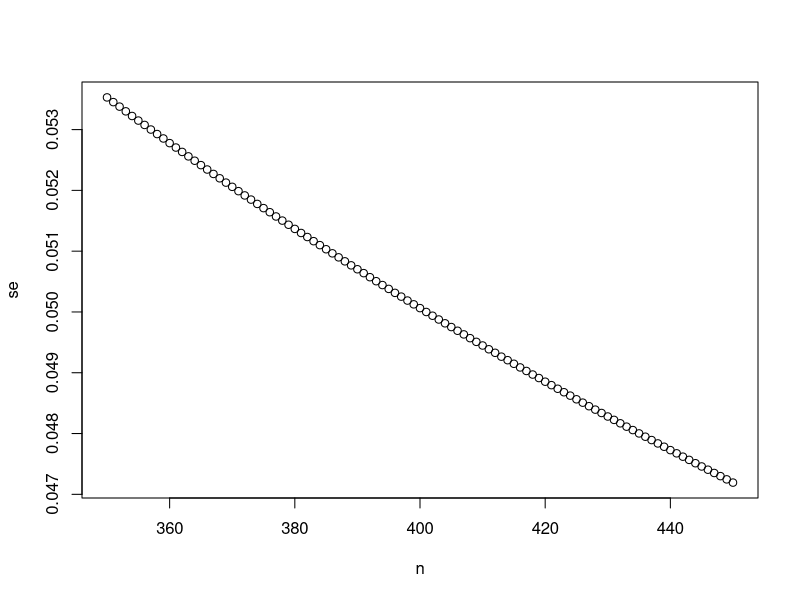
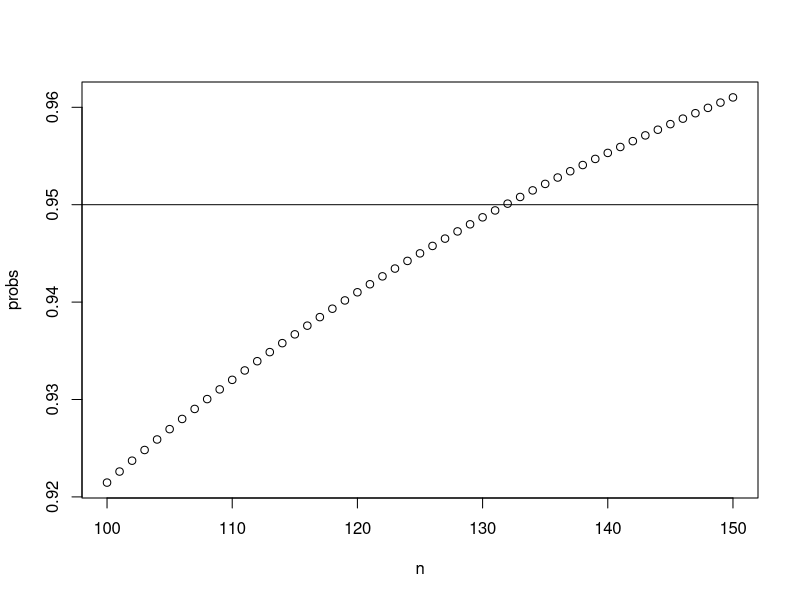
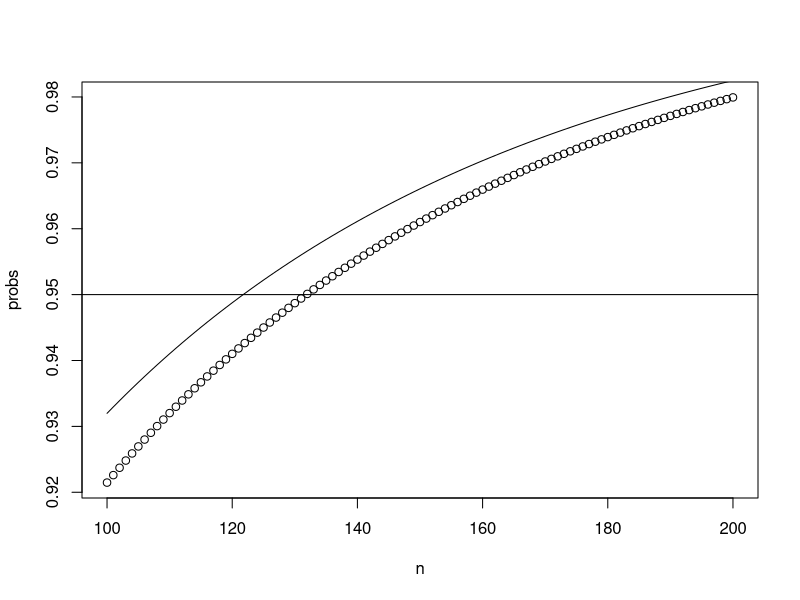

Generate these figures, in order, with R:
## ---- chunk 1
knitr::opts_chunk$set(echo = TRUE)
## ---- chunk 2
rbinom(1, 10, 0.40)
## ---- chunk 3
p <- seq(0.10, 1.00, by = 0.10)
sum(sapply(p, function(p.i) rbinom(1, 1, p.i)))
## ---- chunk 4
sd.approx <- function(n, f_m = 0.5, sims = 10000) {
  n_m <- rbinom(sims, n, f_m)
  sqrt(mean(n / (4 * n_m * (n - n_m))))
}
n  <- 350:450
se <- sapply(n, function(k) sd.approx(k))
print(n[which.max(se <= 0.05)])
plot(n, se)
## ---- chunk 5
probs.greater <- sapply(0:20, function(i)
  sapply((i + 1):20, function(j)
    dbinom(i, 20, 0.30) * dbinom(j, 20, 0.40)
  )
)
sum(unlist(probs.greater))
## ---- chunk 6
p.distinguish <- function(n, p1, p2) {
  probs.greater <- sapply(0:n, function(i)
  sapply((i + 1):n, function(j)
    dbinom(i, n, p1) * dbinom(j, n, p2)
  )
)
  sum(unlist(probs.greater))
}

n <- 100:150
probs <- sapply(n, function(k) p.distinguish(k, 0.30, 0.40))
plot(n, probs)
abline(h = 0.95)
## ---- chunk 7
p.distinguish.normal <- function(n, p1, p2) {
  pnorm(sqrt(n) * (p2 - p1) / sqrt(p1 * (1 - p1) + p2 * (1 - p2)))
}
n <- 100:200
probs <- sapply(n, function(k) p.distinguish(k, 0.30, 0.40))
probs.normal <- sapply(n, function(k) p.distinguish.normal(k, 0.30, 0.40))
plot(n, probs)
lines(n, probs.normal)
abline(h = 0.95)
## ---- chunk 8
mean(rbinom(10000, 140, 0.3) < rbinom(10000, 140, 0.4))
